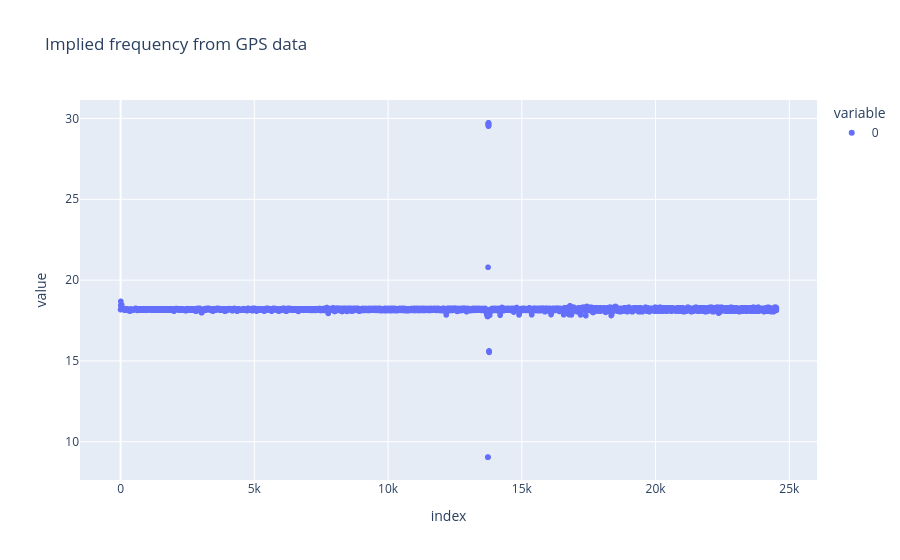

Write notebook code for a chart like this one.
### Code cell
implied_frequency = di[1:] / (t1[1:] - t1[:-1])
px.scatter(implied_frequency.detach().numpy(), title="Implied frequency from GPS data")

### Figure 1 — Plotly figure (JSON) as saved in the notebook; plotly's stock layout.template omitted (floating-point values rounded to 4 significant figures; data arrays with more than 128 entries replaced by an {"elided": "..."} marker saying what was removed)
{"data": [{"hovertemplate": "variable=0<br>index=%{x}<br>value=%{y}<extra></extra>", "legendgroup": "0", "marker": {"color": "#636efa", "symbol": "circle"}, "mode": "markers", "name": "0", "showlegend": true, "type": "scattergl", "x": {"elided": "24518 int values"}, "xaxis": "x", "y": {"elided": "24518 float values"}, "yaxis": "y"}], "layout": {"legend": {"title": {"text": "variable"}, "tracegroupgap": 0}, "title": {"text": "Implied frequency from GPS data"}, "xaxis": {"anchor": "y", "domain": [0, 1], "title": {"text": "index"}}, "yaxis": {"anchor": "x", "domain": [0, 1], "title": {"text": "value"}}}}
